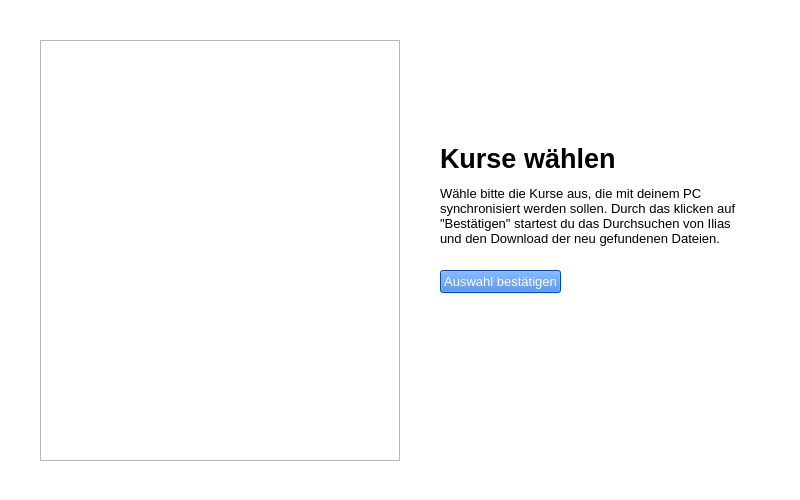
<?xml version="1.0" encoding="UTF-8"?>
<ui version="4.0">
 <class>Form</class>
 <widget class="QWidget" name="Form">
  <property name="geometry">
   <rect>
    <x>0</x>
    <y>0</y>
    <width>800</width>
    <height>500</height>
   </rect>
  </property>
  <property name="windowTitle">
   <string>Form</string>
  </property>
  <widget class="QWidget" name="widget" native="true">
   <property name="geometry">
    <rect>
     <x>-1</x>
     <y>0</y>
     <width>801</width>
     <height>500</height>
    </rect>
   </property>
   <property name="palette">
    <palette>
     <active>
      <colorrole role="WindowText">
       <brush brushstyle="SolidPattern">
        <color alpha="255">
         <red>0</red>
         <green>0</green>
         <blue>0</blue>
        </color>
       </brush>
      </colorrole>
      <colorrole role="Button">
       <brush brushstyle="SolidPattern">
        <color alpha="255">
         <red>255</red>
         <green>255</green>
         <blue>255</blue>
        </color>
       </brush>
      </colorrole>
      <colorrole role="Midlight">
       <brush brushstyle="SolidPattern">
        <color alpha="255">
         <red>255</red>
         <green>255</green>
         <blue>255</blue>
        </color>
       </brush>
      </colorrole>
      <colorrole role="Dark">
       <brush brushstyle="SolidPattern">
        <color alpha="255">
         <red>255</red>
         <green>255</green>
         <blue>255</blue>
        </color>
       </brush>
      </colorrole>
      <colorrole role="Text">
       <brush brushstyle="SolidPattern">
        <color alpha="255">
         <red>0</red>
         <green>0</green>
         <blue>0</blue>
        </color>
       </brush>
      </colorrole>
      <colorrole role="ButtonText">
       <brush brushstyle="SolidPattern">
        <color alpha="255">
         <red>0</red>
         <green>0</green>
         <blue>0</blue>
        </color>
       </brush>
      </colorrole>
      <colorrole role="Base">
       <brush brushstyle="SolidPattern">
        <color alpha="255">
         <red>255</red>
         <green>255</green>
         <blue>255</blue>
        </color>
       </brush>
      </colorrole>
      <colorrole role="Window">
       <brush brushstyle="SolidPattern">
        <color alpha="255">
         <red>255</red>
         <green>255</green>
         <blue>255</blue>
        </color>
       </brush>
      </colorrole>
      <colorrole role="Shadow">
       <brush brushstyle="SolidPattern">
        <color alpha="255">
         <red>255</red>
         <green>255</green>
         <blue>255</blue>
        </color>
       </brush>
      </colorrole>
     </active>
     <inactive>
      <colorrole role="WindowText">
       <brush brushstyle="SolidPattern">
        <color alpha="255">
         <red>0</red>
         <green>0</green>
         <blue>0</blue>
        </color>
       </brush>
      </colorrole>
      <colorrole role="Button">
       <brush brushstyle="SolidPattern">
        <color alpha="255">
         <red>255</red>
         <green>255</green>
         <blue>255</blue>
        </color>
       </brush>
      </colorrole>
      <colorrole role="Midlight">
       <brush brushstyle="SolidPattern">
        <color alpha="255">
         <red>255</red>
         <green>255</green>
         <blue>255</blue>
        </color>
       </brush>
      </colorrole>
      <colorrole role="Dark">
       <brush brushstyle="SolidPattern">
        <color alpha="255">
         <red>255</red>
         <green>255</green>
         <blue>255</blue>
        </color>
       </brush>
      </colorrole>
      <colorrole role="Text">
       <brush brushstyle="SolidPattern">
        <color alpha="255">
         <red>0</red>
         <green>0</green>
         <blue>0</blue>
        </color>
       </brush>
      </colorrole>
      <colorrole role="ButtonText">
       <brush brushstyle="SolidPattern">
        <color alpha="255">
         <red>0</red>
         <green>0</green>
         <blue>0</blue>
        </color>
       </brush>
      </colorrole>
      <colorrole role="Base">
       <brush brushstyle="SolidPattern">
        <color alpha="255">
         <red>255</red>
         <green>255</green>
         <blue>255</blue>
        </color>
       </brush>
      </colorrole>
      <colorrole role="Window">
       <brush brushstyle="SolidPattern">
        <color alpha="255">
         <red>255</red>
         <green>255</green>
         <blue>255</blue>
        </color>
       </brush>
      </colorrole>
      <colorrole role="Shadow">
       <brush brushstyle="SolidPattern">
        <color alpha="255">
         <red>255</red>
         <green>255</green>
         <blue>255</blue>
        </color>
       </brush>
      </colorrole>
     </inactive>
     <disabled>
      <colorrole role="WindowText">
       <brush brushstyle="SolidPattern">
        <color alpha="255">
         <red>255</red>
         <green>255</green>
         <blue>255</blue>
        </color>
       </brush>
      </colorrole>
      <colorrole role="Button">
       <brush brushstyle="SolidPattern">
        <color alpha="255">
         <red>255</red>
         <green>255</green>
         <blue>255</blue>
        </color>
       </brush>
      </colorrole>
      <colorrole role="Midlight">
       <brush brushstyle="SolidPattern">
        <color alpha="255">
         <red>255</red>
         <green>255</green>
         <blue>255</blue>
        </color>
       </brush>
      </colorrole>
      <colorrole role="Dark">
       <brush brushstyle="SolidPattern">
        <color alpha="255">
         <red>255</red>
         <green>255</green>
         <blue>255</blue>
        </color>
       </brush>
      </colorrole>
      <colorrole role="Text">
       <brush brushstyle="SolidPattern">
        <color alpha="255">
         <red>255</red>
         <green>255</green>
         <blue>255</blue>
        </color>
       </brush>
      </colorrole>
      <colorrole role="ButtonText">
       <brush brushstyle="SolidPattern">
        <color alpha="255">
         <red>255</red>
         <green>255</green>
         <blue>255</blue>
        </color>
       </brush>
      </colorrole>
      <colorrole role="Base">
       <brush brushstyle="SolidPattern">
        <color alpha="255">
         <red>255</red>
         <green>255</green>
         <blue>255</blue>
        </color>
       </brush>
      </colorrole>
      <colorrole role="Window">
       <brush brushstyle="SolidPattern">
        <color alpha="255">
         <red>255</red>
         <green>255</green>
         <blue>255</blue>
        </color>
       </brush>
      </colorrole>
      <colorrole role="Shadow">
       <brush brushstyle="SolidPattern">
        <color alpha="255">
         <red>255</red>
         <green>255</green>
         <blue>255</blue>
        </color>
       </brush>
      </colorrole>
     </disabled>
    </palette>
   </property>
   <property name="styleSheet">
    <string notr="true">background-color: rgb(255, 255, 255)</string>
   </property>
  </widget>
  <widget class="QLabel" name="label_description">
   <property name="geometry">
    <rect>
     <x>440</x>
     <y>180</y>
     <width>311</width>
     <height>71</height>
    </rect>
   </property>
   <property name="font">
    <font>
     <family>Segoe UI</family>
     <pointsize>10</pointsize>
     <weight>50</weight>
     <italic>false</italic>
     <bold>false</bold>
    </font>
   </property>
   <property name="styleSheet">
    <string notr="true">color: rgb(0, 0, 0);
font: 10pt &quot;Segoe UI&quot;;</string>
   </property>
   <property name="text">
    <string>Wähle bitte die Kurse aus, die mit deinem PC synchronisiert werden sollen. Durch das klicken auf &quot;Bestätigen&quot; startest du das Durchsuchen von Ilias und den Download der neu gefundenen Dateien.</string>
   </property>
   <property name="wordWrap">
    <bool>true</bool>
   </property>
  </widget>
  <widget class="QPushButton" name="button_select_choice">
   <property name="geometry">
    <rect>
     <x>440</x>
     <y>270</y>
     <width>121</width>
     <height>23</height>
    </rect>
   </property>
   <property name="font">
    <font>
     <family>Segoe UI</family>
     <pointsize>10</pointsize>
    </font>
   </property>
   <property name="styleSheet">
    <string notr="true">background-color: rgb(0, 101, 255);
color: rgb(255, 255, 255);
border-radius: 20p;</string>
   </property>
   <property name="text">
    <string>Auswahl bestätigen</string>
   </property>
   <property name="checkable">
    <bool>false</bool>
   </property>
   <property name="checked">
    <bool>false</bool>
   </property>
  </widget>
  <widget class="QLabel" name="label">
   <property name="geometry">
    <rect>
     <x>440</x>
     <y>138</y>
     <width>221</width>
     <height>41</height>
    </rect>
   </property>
   <property name="font">
    <font>
     <family>Segoe UI</family>
     <pointsize>20</pointsize>
     <weight>75</weight>
     <bold>true</bold>
    </font>
   </property>
   <property name="text">
    <string>Kurse wählen</string>
   </property>
  </widget>
  <widget class="QTreeView" name="tree_view">
   <property name="geometry">
    <rect>
     <x>40</x>
     <y>40</y>
     <width>360</width>
     <height>421</height>
    </rect>
   </property>
   <property name="styleSheet">
    <string notr="true">QTreeView {
	border: none;
}
QTreeView::scrollBar:vertical {{
	background-color: transparent; 	/* Make background transparent */
	border: none;                 			/* Remove default border */	
	width: 12px;                  			/* Adjust width as needed */
	margin: 0px 0px 0px 0px;      		/* Remove default margins */
	border-radius: 12px;           		/* Round the corners */
}}
QTreeView::scrollBar:handle:vertical {{
	background-color: {scroll_bar_color};
	min-height: 30px;             			/* Adjust minimum handle height */					border-radius: 12px;           		/* Round the corners of the handle */
}}
QTreeView::scrollBar:sub-line:vertical,
QTreeView::scrollBar:add-line:vertical {{
	height: 0px;                 	 		/* Hide the top and bottom buttons */
}}</string>
   </property>
  </widget>
 </widget>
 <resources>
  <include location="resources.qrc"/>
 </resources>
 <connections/>
</ui>
